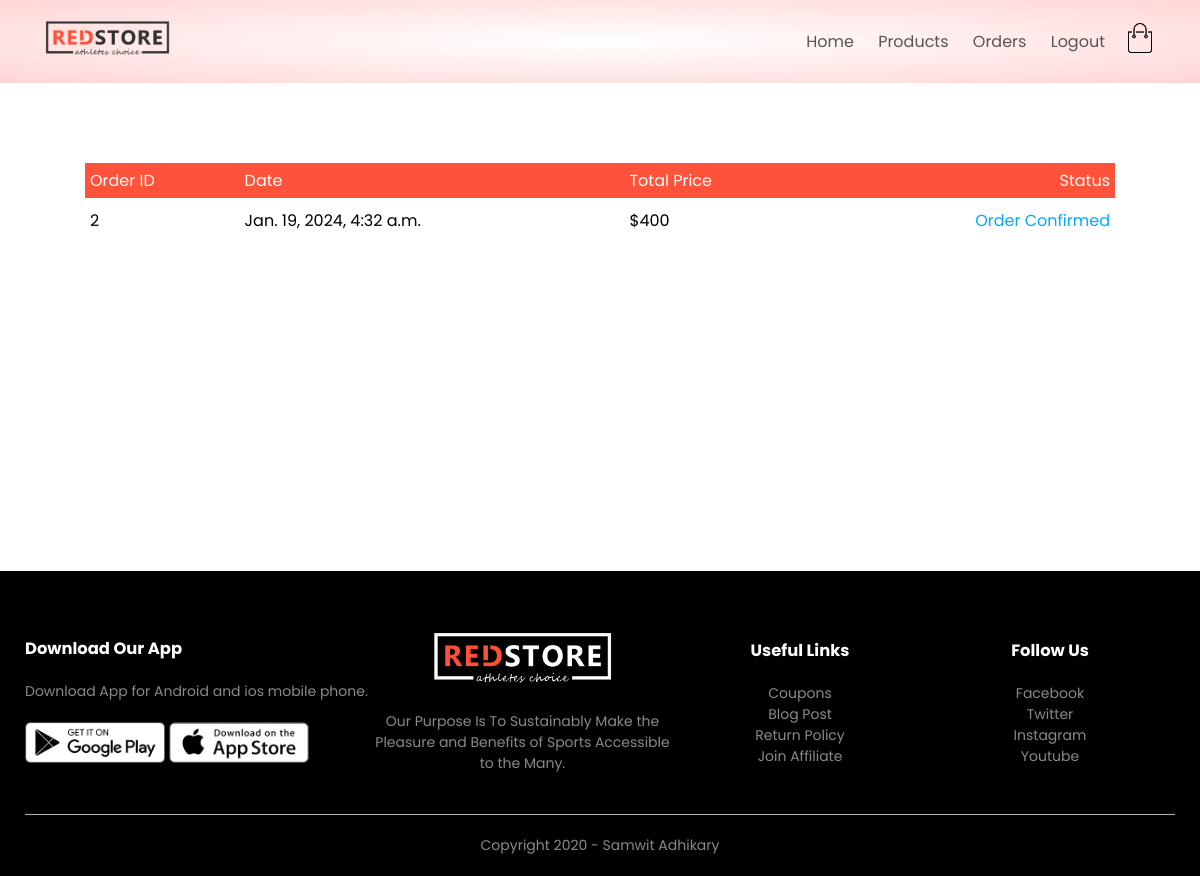
The page /order/orders (signed in) on the database its author committed.
### orders/models.py (models this page shows, shortened)
class Order(models.Model):
    LIVE = 1
    DELETE = 0
    DELETE_CHOICES = ((LIVE,'Live'),(DELETE,'Delete'))
    CART_STAGE = 0
    ORDER_CONFIRMED = 1
    ORDER_PROCESSED = 2
    ORDER_DELIVERED = 3
    ORDER_REJECTED = 4
    STAUS_CHOICE = (
        (ORDER_CONFIRMED,"Order Confirmed"),
        (ORDER_PROCESSED,"Order Processed"),
        (ORDER_DELIVERED,"Order delivered"),
        (ORDER_REJECTED,"Order Rejected")
        )
    order_status = models.IntegerField(choices=STAUS_CHOICE,default=CART_STAGE)
    owner = models.ForeignKey(Customer,on_delete=models.SET_NULL,related_name="orders",null=True)
    total_price = models.IntegerField(default=0)
    delete_status = models.IntegerField(choices=DELETE_CHOICES,default=LIVE)
    created_at = models.DateTimeField(auto_now_add=True)
    updated_At = models.DateTimeField(auto_now=True)

### orders/views.py (the view)
# urls.py: path('orders',show_orders,name="orders")
@login_required(login_url='account')
def show_orders(request):
    user = request.user
    customer = user.customer_profile
    all_orders = Order.objects.filter(owner=customer).exclude(order_status=Order.CART_STAGE)
    context = {'orders':all_orders}
    return render(request,'orders.html',context)

### orders/templatetags/getstatus.py (called while the page is built)
@register.simple_tag(name="getstatus")
def getstatus(status):
    ststus_list = [
        'Order Confirmed',
        'Order Processed',
        'Order Delivered',
        'Order Rejected'
    ]
    return ststus_list[status-1]

### templates/orders.html
{%extends 'blank.html'%}
{%block content%}
{%include 'order_container.html'%}
{%endblock%}

### templates/order_container.html
{%load static%}
{%load getstatus%}
<div class="small-container cart-page">
    {%if orders%}
    <table>
        <tbody><tr>
            <th>Order ID</th>
            <th>Date</th>
            <th>Total Price</th>
            <th>Status</th>
        </tr>
        {%for order in orders%}
        <tr>
            <td>
                {{order.id}}
            </td>
            <td>
                {{order.created_at}}
            </td>
            <td>
                ${{order.total_price}}
            </td>
            <td class="{% getstatus order.order_status %}">
                {% getstatus order.order_status %}
            </td>
        </tr>
        {%endfor%}
    </tbody></table>
    {%else%}
    <div style="width:100%;display:grid;place-items: center;height:41vh">
        <p class="cart_empty_message">Order is Empty</p>
    </div>
    {%endif%}
</div>

### static/css/style.css (style rules this page uses)
* { margin: 0; padding: 0; box-sizing: border-box; }
body { font-family: 'Poppins', sans-serif; }
.small-container { max-width: 1080px; margin: auto; padding-left: 25px; padding-right: 25px; min-height: 41vh; }
.cart-page { margin: 80px auto; }
table { width: 100%; border-collapse: collapse; }
th { text-align: left; padding: 5px; color: #fff; background: #ff523b; font-weight: normal; }
td { padding: 10px 5px; }
td:last-child { text-align: right; }
th:last-child { text-align: right; }

### static/css/my_styles.css (style rules this page uses)
.Confirmed { color:rgb(0, 170, 255) }

### rows shown on the page
Order: id "2", created_at "Jan. 19, 2024, 4:32 a.m.", total_price "400", order_status "Order Confirmed"
